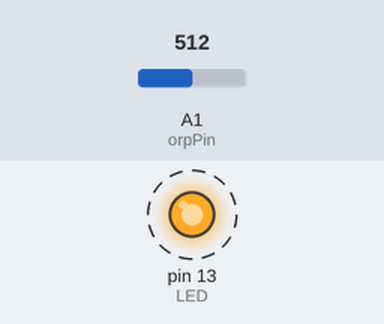
A sketch run on a simulated Arduino Uno, built with avr-gcc and run on an emulated ATmega328P. Shown: output pins drawn as LEDs (lit = HIGH). Dashed ring = blinking. The inputs (shaded band) are chosen by the test bench; at power-on: A1 (orpPin) = 512. What the sketch prints to the serial monitor is not drawn.

Above: at 0.4 s.
Timing chart, 0 to 3.7 s (numbered marks = the images above):
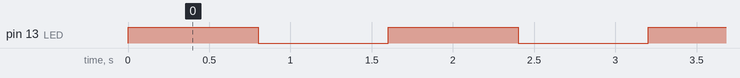

The sketch:

SEN0165.ino
```cpp
#define VOLTAGE 5.00    //Voltaje del sistema
#define OFFSET 0        //voltaje de deriva cero
#define LED 13         //instrucciones de operación

double orpValue;

#define ArrayLenth  40    //tiempos de recolección
#define orpPin 1          //salida del medidor orp, conectar al pin ADC del controlador Arduino

int orpArray[ArrayLenth];
int orpArrayIndex=0;

double avergearray(int* arr, int number){
  int i;
  int max,min;
  double avg;
  long amount=0;
  if(number<=0){
    printf("Error number for the array to avraging!/n");
    return 0;
  }
  if(number<5){   //menos de 5, calculadas directamente estadísticas
    for(i=0;i<number;i++){
      amount+=arr[i];
    }
    avg = amount/number;
    return avg;
  }else{
    if(arr[0]<arr[1]){
      min = arr[0];max=arr[1];
    }
    else{
      min=arr[1];max=arr[0];
    }
    for(i=2;i<number;i++){
      if(arr[i]<min){
        amount+=min;        //arr<min
        min=arr[i];
      }else {
        if(arr[i]>max){
          amount+=max;    //arr>max
          max=arr[i];
        }else{
          amount+=arr[i]; //min<=arr<=max
        }
      }//if
    }//for
    avg = (double)amount/(number-2);
  }//if
  return avg;
}


void setup(void) {
  Serial.begin(9600);
  pinMode(LED,OUTPUT);
}

void loop(void) {
  static unsigned long orpTimer=millis();   //intervalo de muestreo analógico
  static unsigned long printTime=millis();
  if(millis() >= orpTimer)
  {
    orpTimer=millis()+20;
    orpArray[orpArrayIndex++]=analogRead(orpPin);    //leer un valor analógico cada 20 ms
    if (orpArrayIndex==ArrayLenth) {
      orpArrayIndex=0;
    }
    orpValue=((30*(double)VOLTAGE*1000)-(75*avergearray(orpArray, ArrayLenth)*VOLTAGE*1000/1024))/75-OFFSET;

    //convertir el valor analógico a orp según el circuito
  }
  if(millis() >= printTime)   //Cada 800 milisegundos, imprima un número, convierta el estado del indicador LED
  {
    printTime=millis()+800;
    Serial.print("ORP: ");
    Serial.print((int)orpValue);
        Serial.println("mV");
        digitalWrite(LED,1-digitalRead(LED));
  }
}
```

Measured:
- by itself, pin 13 (LED): alternates HIGH for 0.80 s and LOW for 0.80 s
